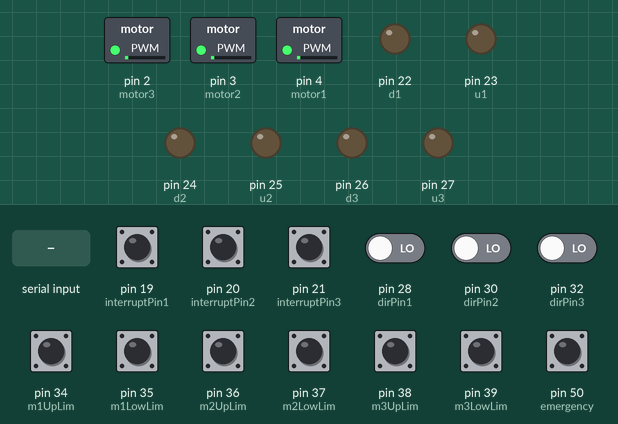
Recording of a sketch running on a simulated Arduino Mega 2560, built with avr-gcc and run on an emulated ATmega2560. Parts: switched loads named in the sketch (green lamp = pin HIGH), output pins drawn as LEDs (lit = HIGH). The test bench sets the inputs (shaded band); at power-on: pin 34 (m1UpLim), pin 35 (m1LowLim), pin 36 (m2UpLim), pin 37 (m2LowLim), pin 38 (m3UpLim), pin 39 (m3LowLim), pin 50 (emergency) HIGH, pin 19 (interruptPin1), pin 20 (interruptPin2), pin 21 (interruptPin3), pin 28 (dirPin1), pin 30 (dirPin2), pin 32 (dirPin3) LOW. What the sketch prints to the serial monitor is not drawn.

Above: at 1.2 s.
1.3 s: pin 19 (interruptPin1) pulled HIGH for 0.15 s
At 1.37 s:
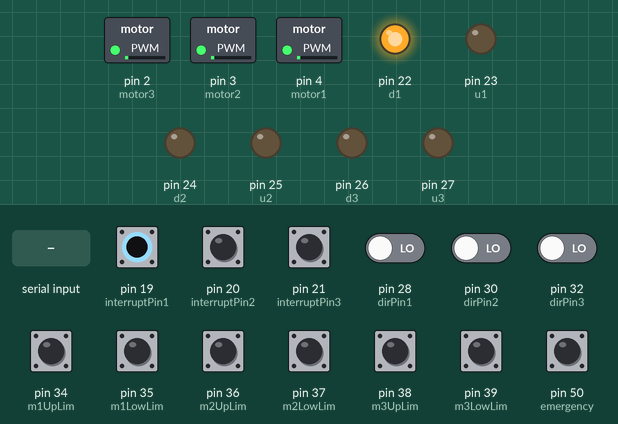
2.9 s: pin 20 (interruptPin2) pulled HIGH for 0.15 s
At 2.97 s:
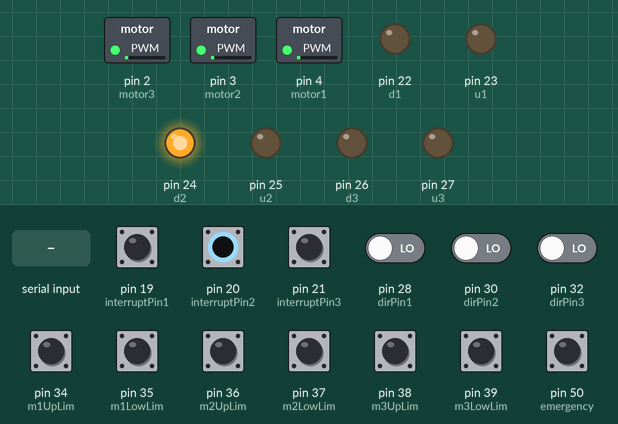
4.5 s: pin 21 (interruptPin3) pulled HIGH for 0.15 s
At 4.57 s:
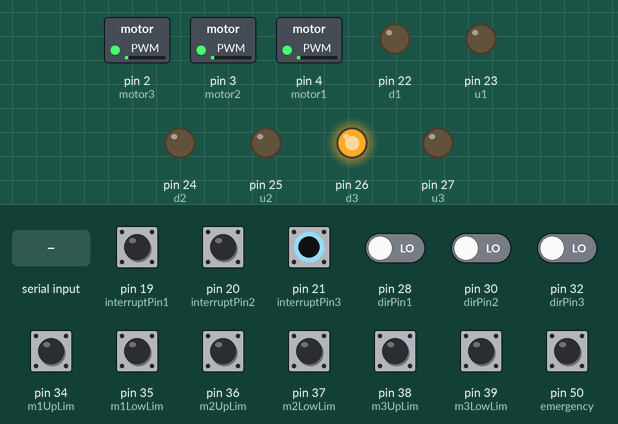
6.1 s: "<90,45,200>" received over Serial
At 6.6 s:
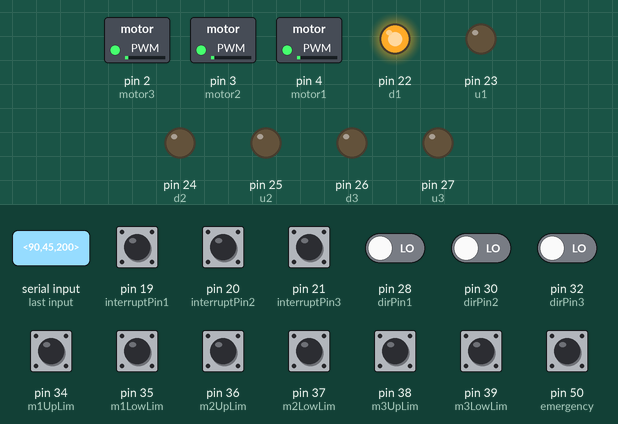
9.1 s: pin 20 (interruptPin2) pulled HIGH for 1 s
At 9.7 s:
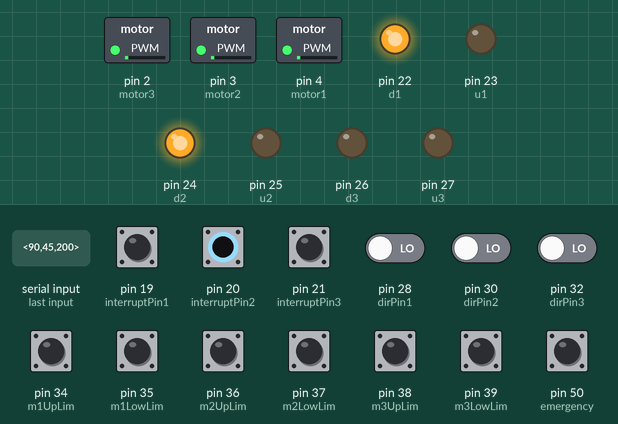
11.6 s: pin 21 (interruptPin3) pulled HIGH for 1 s
At 12.4 s:
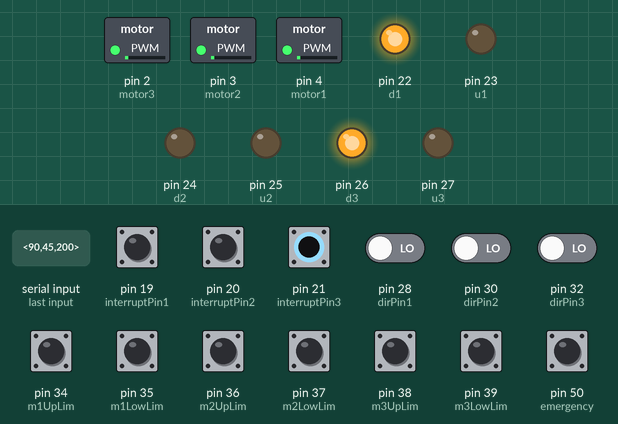
Timing chart, 0 to 14.6 s (numbered marks = the images above; inputs shaded):
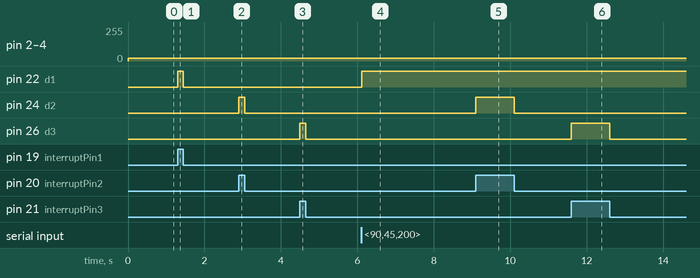

Measured:
- after the input at 1.3 s, pin 22 (d1): LOW → HIGH at once, → LOW 0.15 s later
- after the input at 2.9 s, pin 24 (d2): LOW → HIGH at once, → LOW 0.15 s later
- after the input at 4.5 s, pin 26 (d3): LOW → HIGH at once, → LOW 0.15 s later
- after the input at 6.1 s, pin 22 (d1): LOW → HIGH at once
- after the input at 9.1 s, pin 24 (d2): LOW → HIGH at once, → LOW 1.0 s later
- after the input at 11.6 s, pin 26 (d3): LOW → HIGH at once, → LOW 1.0 s later

The sketch:

rehabAnkle.ino
```cpp
/*
   Ankle Rehab Arduino Control Code

   This program applies position control to 3 DC motors

   Pins
   - The details of each pin are within the code.

   The circuit
   -The sketch of the circuit is attach to this file.
 */

// Definition of constant values.
#define convM1 1//1.28 //360/280
#define convM2 1//3.33 //360/108
#define convM3 1//3.33 //360/108
#define velM1 20   // Intensity of the pwm signal
#define velM2 20   // Intensity of the pwm signal
#define velM3 20   // Intensity of the pwm signal
const double tolM1 = 10;
const double tolM2 = 10;
const double tolM3 = 0.5;

// emergency and limit switch pins
const byte emergency = 50;

// limit Switch setup
const byte m1LowLim = 35;
const byte m2LowLim = 37;
const byte m3LowLim = 39;

const byte m1UpLim = 34;
const byte m2UpLim = 36;
const byte m3UpLim = 38;

// motor pwm pins (Used to set the maximum speed of each motor)
const byte motor1 = 4;
const byte motor2 = 3;
const byte motor3 = 2;

// Interrupt pins (Used to trigger the counting of position of each motor)
const byte interruptPin1 = 19;
const byte interruptPin2 = 20;
const byte interruptPin3 = 21;

// Direction pins (Used to obtain information about the direction at which the motors are rotating)
const byte dirPin1 = 28;
const byte dirPin2 = 30;
const byte dirPin3 = 32;

// Actions pins Motor 1 (d stands for down, while u stands for up)
const byte d1 = 22;
const byte u1 = 23;

// Actions pins Motor 2 (d stands for down, while u stands for up)
const byte d2 = 24;
const byte u2 = 25;

// Actions pins Motor 3 (d stands for down, while u stands for up)
const byte d3 = 26;
const byte u3 = 27;

// Switch variables
int emAlarm = 1;
int m1LowLimR = 0;
int m2LowLimR = 0;
int m3LowLimR = 0;
int m1UpLimR = 0;
int m2UpLimR = 0;
int m3UpLimR = 0;

// Initial Position
volatile float iPos1 = 0;
volatile float iPos2 = 0;
volatile float iPos3 = 0;

// Actual Position
volatile float aPos1 = 0;
volatile float aPos2 = 0;
volatile float aPos3 = 0;

// Target Position
float tPos1 = 0;
float tPos2 = 0;
float tPos3 = 0;

// counters
int count1 = 0;
int count2 = 0;
int count3 = 0;
int countSent = 0;

void setup() {
  // start serial communcations
  Serial.begin(9600);
  // Set pins for emergency and limit swicth
  pinMode(emergency, INPUT_PULLUP);

  pinMode(m1LowLim, INPUT_PULLUP);
  pinMode(m2LowLim, INPUT_PULLUP);
  pinMode(m3LowLim, INPUT_PULLUP);

  pinMode(m1UpLim, INPUT_PULLUP);
  pinMode(m2UpLim, INPUT_PULLUP);
  pinMode(m3UpLim, INPUT_PULLUP);

  // Set pins for the motors
  pinMode(motor1, OUTPUT);
  pinMode(motor2, OUTPUT);
  pinMode(motor3, OUTPUT);

  // Set action pins
  pinMode(d1, OUTPUT);
  pinMode(u1, OUTPUT);
  pinMode(d2, OUTPUT);
  pinMode(u2, OUTPUT);
  pinMode(d3, OUTPUT);
  pinMode(u3, OUTPUT);

  // Set direction pins
  pinMode(dirPin1, INPUT);
  pinMode(dirPin2, INPUT);
  pinMode(dirPin3, INPUT);

  // Set Interrupts
  attachInterrupt(digitalPinToInterrupt(interruptPin1), c1, CHANGE);
  attachInterrupt(digitalPinToInterrupt(interruptPin2), c2, CHANGE);
  attachInterrupt(digitalPinToInterrupt(interruptPin3), c3, CHANGE);

//  Serial.println("<Arduino is ready>");
}

void loop() {
  // check for emergency switch value
  emAlarm = digitalRead(emergency);

  // Input of the desire angle of the platform

  // Implementation of the inverse kinematics to compute the desire length

  if(emAlarm == 0)
  {
    // Lock the motors
    digitalWrite(d1, LOW);
    digitalWrite(u1, LOW);
    digitalWrite(d2, LOW);
    digitalWrite(u2, LOW);
    digitalWrite(d3, LOW);
    digitalWrite(u3, LOW);
  }
  else
  {
    recvWithStartEndMarkers();
    parseData();
    runMotors();
    if(countSent == 100){
      serialSendData();
      countSent = 0;
    }
    countSent++;
  }

}

// Function to run motors when the emergency switch is not active
void runMotors()
{
  // Motor 1 control
  if (tPos1 - 0.5 > aPos1)
  {
    digitalWrite(d1, HIGH);
    digitalWrite(u1, LOW);
  }
  else if(tPos1 + 0.5 < aPos1)
  {
    digitalWrite(d1, LOW);
    digitalWrite(u1, HIGH);
  }
  else
  {
    digitalWrite(u1, LOW);
    digitalWrite(d1, LOW);
  }
  // Motor 2 control
  if (tPos2 - 0.5 > aPos2)
  {
    digitalWrite(u2, HIGH);
    digitalWrite(d2, LOW);
  }
  else if(tPos2 + 0.5 < aPos2)
  {
    digitalWrite(u2, LOW);
    digitalWrite(d2, HIGH);
  }
  else
  {
    digitalWrite(u2, LOW);
    digitalWrite(d2, LOW);
  }
  // Motor 3 control
  if (tPos3 - 0.5 > aPos3)
  {
    digitalWrite(u3, HIGH);
    digitalWrite(d3, LOW);
  }
  else if(tPos3 + 0.5 < aPos3)
  {
    digitalWrite(u3, LOW);
    digitalWrite(d3, HIGH);
  }
  else
  {
    digitalWrite(u3, LOW);
    digitalWrite(d3, LOW);
  }
  // Set the velocity of the motors
  analogWrite(motor1, velM1);
  analogWrite(motor2, velM2);
  analogWrite(motor3, velM3);
}

// c1 is activated with the first interrupt, the function counts the number of signals of
//the encoder and the obtain the value of the actual length of the cable.
void c1() {
  if (digitalRead(dirPin1) != digitalRead(interruptPin1))
  {
    count1 ++;
    aPos1 = iPos1 - convM1*count1;
  }
  else
  {
    count1 --;
    aPos1 = iPos1 - convM1*count1;
  }
}

//Function count 2
void c2() {
  if (digitalRead(dirPin2) != digitalRead(interruptPin2))
  {
    count2 ++;
    aPos2 = iPos2 + convM2*count2;
  }
  else
  {
    count2 --;
    aPos2 = iPos2 + convM2*count2;
  }
}

//Function count 3
void c3() {
  if (digitalRead(dirPin3) == digitalRead(interruptPin3))
  {
    count3 ++;
    aPos3 = iPos3 - convM3*count3;
  }
  else
  {
    count3 --;
    aPos3 = iPos3 - convM3*count3;
  }
}

// Function to send data to PC
void serialSendData(){
    m1LowLimR = digitalRead(m1LowLim);
    m2LowLimR = digitalRead(m2LowLim);
    m3LowLimR = digitalRead(m3LowLim);

    m1UpLimR = digitalRead(m1UpLim);
    m2UpLimR = digitalRead(m2UpLim);
    m3UpLimR = digitalRead(m3UpLim);
//    Serial.print('<');
//    Serial.print(aPos1);
//    Serial.print(",");
//    Serial.print(aPos2);
//    Serial.print(",");
//    Serial.println(aPos3);
//    Serial.println('>');
    Serial.print(m1LowLimR);
    Serial.print(",");
    Serial.print(m1UpLimR);
    Serial.print(" | ");
    Serial.print(m2LowLimR);
    Serial.print(",");
    Serial.print(m2UpLimR);
    Serial.print(" | ");
    Serial.print(m3LowLimR);
    Serial.print(",");
    Serial.println(m3UpLimR);

}
```

Comms.ino
```cpp
const byte numChars = 64;
char receivedChars[numChars];

boolean newData = false;

void recvWithStartEndMarkers() {
    static boolean recvInProgress = false;
    static byte ndx = 0;
    char startMarker = '<';
    char endMarker = '>';
    char rc;

    while (Serial.available() > 0 && newData == false) {
        rc = Serial.read();

        if (recvInProgress == true) {
            if (rc != endMarker) {
                receivedChars[ndx] = rc;
                ndx++;
                if (ndx >= numChars) {
                    ndx = numChars - 1;
                }
            }
            else {
                receivedChars[ndx] = '\0'; // terminate the string
                recvInProgress = false;
                ndx = 0;
                newData = true;
            }
        }

        else if (rc == startMarker) {
            recvInProgress = true;
        }
    }
}
void parseData()
{
   char *strings[4]; // an array of pointers to the pieces of the above array after strtok()
   char *ptr = NULL; byte index = 0;
   ptr = strtok(receivedChars, ",");  // delimiters, comma
   while (ptr != NULL)
   {
      strings[index] = ptr;
      index++;
      ptr = strtok(NULL, ",");
   }
   // convert string data to numbers
   if(newData == true)
   {
     tPos1 = atof(strings[0]);
     tPos2 = atof(strings[1]);
     tPos3 = atof(strings[2]);
//     Serial.print(tPos1);
//     Serial.print(" ");
//     Serial.print(tPos2);
//     Serial.print(" ");
//     Serial.println(tPos3);
   }
   newData = false;
}

void replyToPython() {
    if (newData == true) {
        Serial.print("<This just in ... ");
        Serial.print(receivedChars);
        Serial.print("   ");
        Serial.print(millis());
        Serial.print('>');
        newData = false;
    }
}
```
